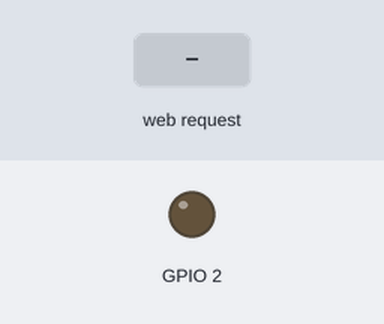
Simulated run of this sketch. Board: ESP8266 (NodeMCU). On the bench: output pins drawn as LEDs (lit = HIGH). Inputs (shaded band) come from the test bench. WiFi joins after 1.5 s; servers stay silent unless stated; what the sketch prints to the serial monitor is not drawn.

Above: at 2.7 s.
2.8 s: HTTP request GET /pwm received
Timing chart, 0 to 5.8 s (numbered marks = the images above; inputs shaded):
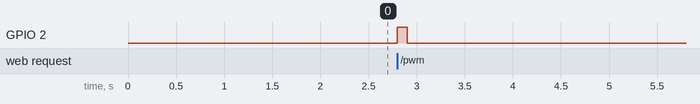

Measured:
- after the input at 2.8 s, GPIO 2: LOW → HIGH at once, → LOW 0.10 s later

The sketch:

pwmServer.ino
```cpp
/*
* pwmServer.ino
*/

#include <ESP8266WiFi.h>
#include <WiFiClient.h>
#include <ESP8266WebServer.h>

#ifndef STASSID
#define STASSID "Your wifi router SSID"
#define STAPSK  "Your wifi password"
#endif

const char* ssid = STASSID;
const char* password = STAPSK;

ESP8266WebServer server(80);

void handleRoot() {
  String html ="<!DOCTYPE html> <html> <head> <meta name=\"viewport\" content=\"width=device-width, initial-scale=1\"> <style> .slidecontainer { width: 100%; } .slider { -webkit-appearance: none; width: 100%; height: 50px; background: #d3d3d3; outline: none; opacity: 0.7; -webkit-transition: .2s; transition: opacity .2s; } .slider:hover { opacity: 1; } .slider::-webkit-slider-thumb { -webkit-appearance: none; appearance: none; width: 35px; height: 50px; background: purple; cursor: pointer; } .slider::-moz-range-thumb { width: 35px; height: 50px; background: purple; cursor: pointer; } </style> </head> <body> <h1 style=\"text-align: center;\">PWM control panel using esp8266</h1> <p>Drag the slider to change the PWM percentage.</p> <div class=\"slidecontainer\"> <input type=\"range\" min=\"0\" max=\"100\" value=\"0\" class=\"slider\" id=\"myRange\"> <p>Value: %<span id=\"demo\"></span></p> <p>response: <span id=\"resp\"></span></p> </div> <script> setInterval(function(){ document.getElementById('resp').innerHTML = ''; }, 4000); var slider = document.getElementById(\"myRange\"); var output = document.getElementById(\"demo\"); output.innerHTML = slider.value; slider.oninput = function() { output.innerHTML = this.value; var xhr = new XMLHttpRequest(); xhr.open('post', '/pwm'); xhr.setRequestHeader('Content-type', 'application/x-www-form-urlencoded'); xhr.send('percent=' + this.value); xhr.onreadystatechange = function() { if (this.readyState == 4 && this.status == 200) { document.getElementById('resp').visibility = 'visible'; document.getElementById(\"resp\").innerHTML = this.responseText; } }; } </script> </body> </html>";
  server.send(200, "text/html", html);
}

void handlePWM() {
  int value = (server.arg("percent")).toInt();
  // do some PWM with this value :
    //In here ...
  //On success :
  digitalWrite(2, HIGH);
  server.send(200, "text/plain", "ok");
  delay(100);
  digitalWrite(2, LOW);
}

void handleNotFound() {
  String message = "File Not Found\n\n";
  message += "URI: ";
  message += server.uri();
  message += "\nMethod: ";
  message += (server.method() == HTTP_GET) ? "GET" : "POST";
  message += "\nArguments: ";
  message += server.args();
  message += "\n";
  for (uint8_t i = 0; i < server.args(); i++) {
    message += " " + server.argName(i) + ": " + server.arg(i) + "\n";
  }
  server.send(404, "text/plain", message);
}

void setup(void) {
  pinMode(2, OUTPUT);
  Serial.begin(115200);
  WiFi.mode(WIFI_STA);
  WiFi.begin(ssid, password);
  Serial.println("");

  // Wait for connection
  while (WiFi.status() != WL_CONNECTED) {
    delay(500);
    Serial.print(".");
  }
  Serial.println("");
  Serial.print("Connected to ");
  Serial.println(ssid);
  Serial.print("IP address: ");
  Serial.println(WiFi.localIP());

  server.on("/", handleRoot);

  server.on("/pwm", handlePWM);

  server.onNotFound(handleNotFound);

  server.begin();
  Serial.println("HTTP server started");
}

void loop(void) {
  server.handleClient();
}
```
